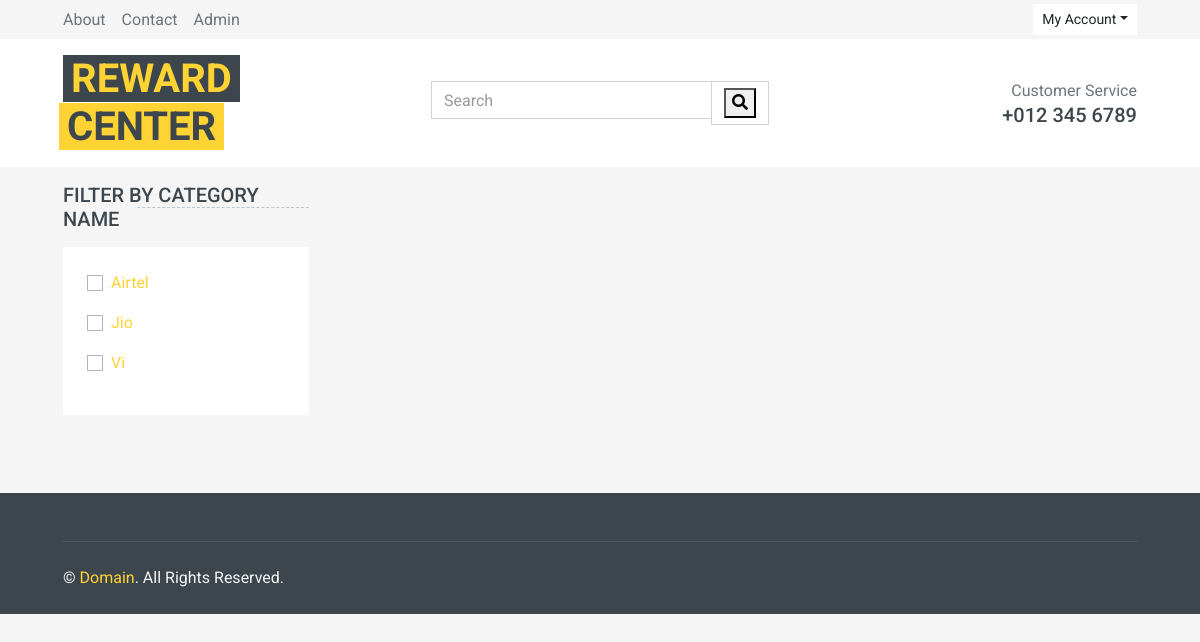
Screenshot of /category/3/ with the database file from the repository.
### myapp/models.py (models this page shows, shortened)
class Company(models.Model):
  name = models.CharField(max_length=100)
  category = models.ForeignKey(Category, on_delete=models.CASCADE)

### myapp/views.py (the view)
# urls.py: path('category/<int:pk>/', views.CategoryShow.as_view(), name="category"),
class CategoryShow(View):
  def get(self, request, pk):
    if pk:
      cm = Company.objects.filter(category=pk)
      cp = Coupon.objects.filter(category=pk, collected_by=None, validity__gt=date.today())
    else:
      cm = Company.objects.all()
      cp = Coupon.objects.filter(collected_by=None, validity__gt=date.today())
    data = dict(cm = cm, cp=cp)
    return render(request, 'myapp/category_details.html', data)

### myapp/templates/myapp/category_details.html (shortened to what this page needs)
{% extends 'myapp/base.html' %}
{% load static %}
{% block content %}
    <div class="container-fluid">
        <div class="row px-xl-5">
            <div class="col-lg-3 col-md-4">
                <h5 class="section-title position-relative text-uppercase mb-3 mt-3"><span class="bg-secondary pr-3">Filter by category name</span></h5>
                <div class="bg-light p-4 mb-30">
                        {% if cm %}
                        {% for c in cm %}
                        <div class="custom-control custom-checkbox d-flex align-items-center justify-content-between mb-3">
                            <a href="{% url 'company-wise' c.id %}" class="custom-control-label">{{c.name}}</a>
                        </div>
                        {% endfor %}
                        {% endif %}
                </div>
            </div>
        </div>
    </div>
{% endblock content %}

### rows the page displays
Company: name "Airtel"
Company: name "Jio"
Company: name "Vi"
